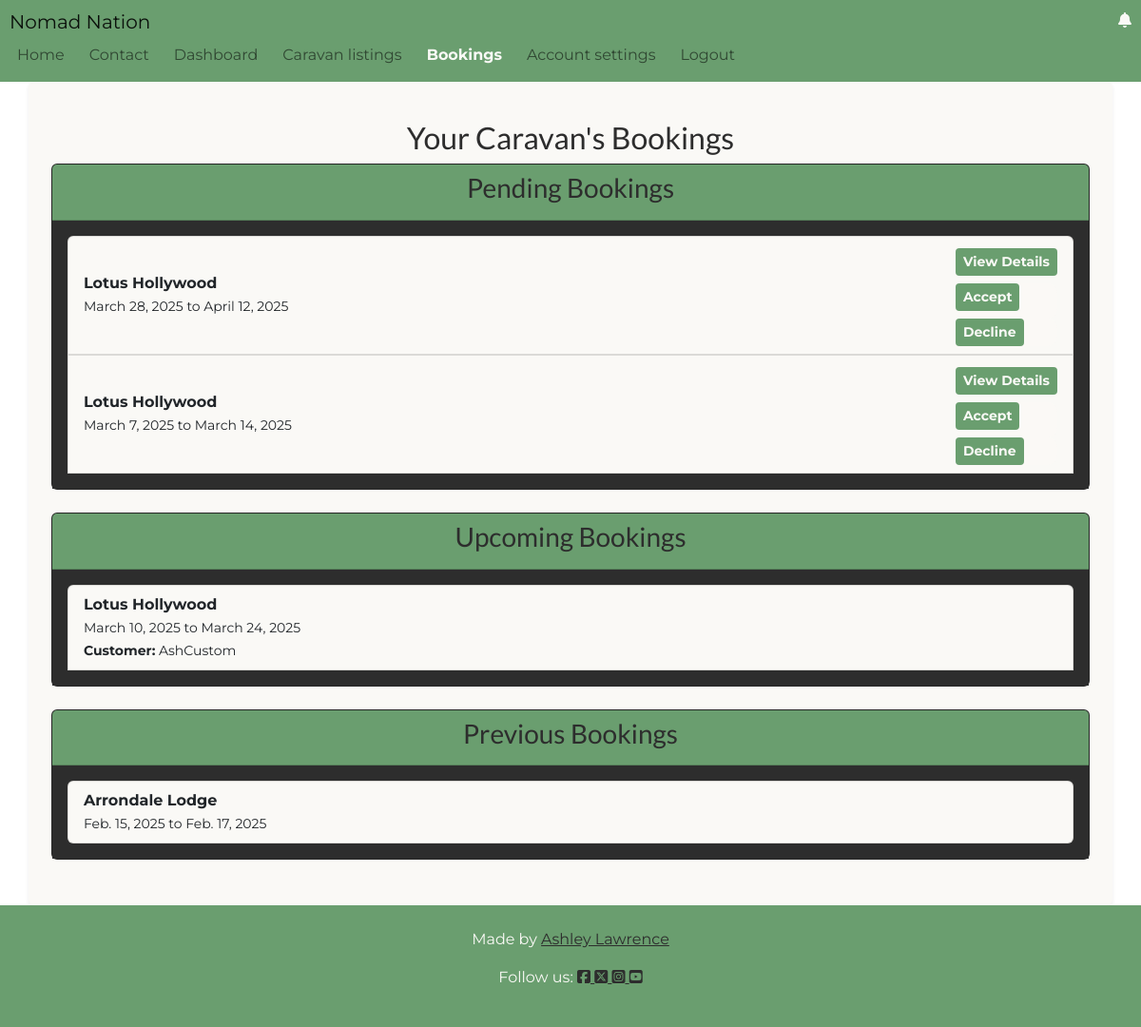
/listings/bookings/ (signed in), run on the app's committed database.
### listings/models.py (models this page shows, shortened)
class Booking(models.Model):
    STATUS_CHOICES = [
        ("pending", _("Pending")),
        ("accepted", _("Accepted")),
        ("declined", _("Declined")),
    ]
    caravan = models.ForeignKey(
        Caravan, on_delete=models.CASCADE, related_name="bookings"
    )
    customer = models.ForeignKey(
        User, on_delete=models.CASCADE, related_name="bookings"
    )
    name = models.CharField(max_length=50)
    email = models.EmailField()
    phone_number = models.CharField(max_length=15, blank=True, null=True)
    start_date = models.DateField()
    end_date = models.DateField()
    message = models.TextField(blank=True, null=True)
    status = models.CharField(
        max_length=10, choices=STATUS_CHOICES, default="pending"
    )

class Caravan(models.Model):
    owner = models.ForeignKey(
        User, on_delete=models.CASCADE, related_name='caravans'
    )
    title = models.CharField(max_length=100)
    description = models.TextField()
    berth = models.CharField(
        max_length=10, choices=[
            ('small', _('Two-berth')),
            ('medium', _('Four-berth')),
            ('large', _('Six-berth'))
        ]
    )
    price_per_night = models.DecimalField(max_digits=6, decimal_places=2)
    currency = models.CharField(max_length=3, default="GBP")
    location = models.CharField(max_length=100)
    amenities = models.ManyToManyField(Amenity, related_name='caravans')
    favourites = models.ManyToManyField(
        User, related_name='favourite_caravans', blank=True
    )

### listings/views.py (the view)
# urls.py: path('bookings/', views.booking_page_view, name='booking_page'),
@login_required
def booking_page_view(request):
    user = request.user
    user_type = user.profile.user_type
    today = timezone.now().date()
    if user_type == 'owner':
        bookings = Booking.objects.filter(caravan__owner=user)
    else:
        bookings = Booking.objects.filter(customer=user)
    pending_bookings = bookings.filter(status='pending')
    upcoming_bookings = bookings.filter(
        status='accepted', start_date__gte=today
    )
    previous_bookings = bookings.filter(status='accepted', end_date__lt=today)
    caravan = None
    if bookings.exists():
        caravan = bookings.first().caravan
    for booking in upcoming_bookings:
        booking.can_modify = (booking.start_date - today).days > 7
    form = BookingForm()
    return render(request, 'listings/booking.html', {
        'pending_bookings': pending_bookings,
        'upcoming_bookings': upcoming_bookings,
        'previous_bookings': previous_bookings,
        'user_type': user_type,
        'caravan': caravan,
        'form': form,
    })

### listings/templates/listings/booking.html (shortened to what this page needs)
{% extends "base.html" %}
{% load i18n %}
{% block content %}
<div class="container p-4 rounded shadow-sm bg-styles booking-style">
    {% if user_type == 'customer' %}
        <h2 class="text-center mt-3 title">{% trans "Your Bookings" %}</h2>
    {% elif user_type == 'owner' %}
        <h2 class="text-center mt-3 title">{% trans "Your Caravan's Bookings" %}</h2>
    {% endif %}
    <div class="card mb-4">
        <div class="card-header">
            <h3 class="text-center title">{% trans "Pending Bookings" %}</h3>
        </div>
        <div class="card-body">
            {% if pending_bookings %}
                <ul class="list-group">
                    {% for booking in pending_bookings %}
                        <li class="list-group-item d-flex justify-content-between align-items-center">
                            <div>
                                <strong>{{ booking.caravan.title }}</strong><br>
                                <small>{{ booking.start_date }} {% trans "to" %} {{ booking.end_date }}</small>
                            </div>
                            <div class="d-flex flex-column align-items-end">
                                {% if user_type == 'owner' %}
                                <button type="button" class="btn btn-info btn-sm btn-styles mt-1 mb-2" data-bs-toggle="modal" data-bs-target="#bookingDetailsModal{{ booking.id }}">
                                    {% trans "View Details" %}
                                </button>
                                <form method="post" action="{% url 'manage_booking' booking.id %}" class="border-0">
                                    <button type="submit" class="btn btn-success btn-sm btn-styles mb-2 no-border-btn">{% trans "Accept" %}</button>
                                </form>
                                <form method="post" action="{% url 'manage_booking' booking.id %}" class="border-0">
                                    <button type="submit" class="btn btn-danger btn-sm btn-styles no-border-btn">{% trans "Decline" %}</button>
                                </form>
                                {% endif %}
                            </div>
                        </li>
                    {% endfor %}
                </ul>
            {% else %}
                <p class="text-white">{% trans "No pending bookings." %}</p>
                <a href="{% url 'listings' %}" class="btn btn-primary btn-styles">{% trans "Go back to listings" %}</a>
            {% endif %}
        </div>
    </div>
    <div class="card mb-4">
        <div class="card-header">
            <h3 class="title text-center">{% trans "Upcoming Bookings" %}</h3>
        </div>
        <div class="card-body">
            {% if upcoming_bookings %}
                <ul class="list-group">
                    {% for booking in upcoming_bookings %}
                        <li class="list-group-item d-flex justify-content-between align-items-center">
                            <div>
                                <strong>{{ booking.caravan.title }}</strong><br>
                                <small>{{ booking.start_date }} {% trans "to" %} {{ booking.end_date }}</small><br>
                                {% if user_type == 'customer' %}
                                    <small><strong>{% trans "Owner:" %}</strong> {{ booking.caravan.owner.username }}</small>
                                {% elif user_type == 'owner' %}
                                    <small><strong>{% trans "Customer:" %}</strong> {{ booking.customer.username }}</small>
                                {% endif %}
                            </div>
                        </li>
                    {% endfor %}
                </ul>
            {% else %}
                <p class="text-white">{% trans "No upcoming bookings." %}</p>
                <a href="{% url 'listings' %}" class="btn btn-primary btn-styles">{% trans "Go back to listings" %}</a>
            {% endif %}
        </div>
    </div>
    <div class="card mb-4">
        <div class="card-header">
            <h3 class="title text-center">{% trans "Previous Bookings" %}</h3>
        </div>
        <div class="card-body">
            {% if previous_bookings %}
                <ul class="list-group">
                    {% for booking in previous_bookings %}
                        <li class="list-group-item d-flex justify-content-between align-items-center">
                            <div>
                                <strong>{{ booking.caravan.title }}</strong><br>
                                <small>{{ booking.start_date }} {% trans "to" %} {{ booking.end_date }}</small>
                            </div>
                        </li>
                    {% endfor %}
                </ul>
            {% else %}
                <p class="text-white">{% trans "No previous bookings." %}</p>
            {% endif %}
        </div>
    </div>
</div>
{% endblock %}

### static/css/styles.css (style rules this page uses)
:root { --p-colour: #6A9E6F; --p-accent: #87CEEB; --s-accent: #F4A261; --b-colour: #FAF9F6; --p-text: #2D2D2D; --bs-primary: var(--p-colour); --bs-secondary: var(--s-accent); --bs-info: var(--p-accent); --bs-light: var(--b-colour); --bs-dark: var(--p-text); }
html, body { min-height: 100%; width: 100%; overflow-x: hidden; margin: 0; padding: 0; display: flex; flex-direction: column; font-family: 'Montserrat', sans-serif !important; }
.bg-styles { background-color: var(--b-colour); color: var(--p-text); }
.btn-styles { font-weight: 700; background-color: var(--p-colour); color: var(--b-colour); border: var(--p-colour); }
.title { font-family: 'Lato', sans-serif !important; }
.card { margin-bottom: 30px; background-color: var(--p-text) !important; }
.dashboard-style li, .booking-style li { background-color: var(--b-colour); }
.booking-style .card-body, .dashboard-style .card-body { background-color: var(--p-text); }
form { width: 100%; background-color: #faf9f650; border: 1px solid #ddd; box-sizing: border-box; border-radius: 10px; }
.card-header { background-color: var(--p-colour); }

### data on the page
Booking: caravan "Lotus Hollywood", start_date "March 28, 2025", end_date "April 12, 2025"
Booking: caravan "Lotus Hollywood", start_date "March 7, 2025", end_date "March 14, 2025"
Booking: caravan "Lotus Hollywood", start_date "March 10, 2025", end_date "March 24, 2025", customer.username "AshCustom"
Booking: caravan "Arrondale Lodge", start_date "Feb. 15, 2025", end_date "Feb. 17, 2025"
